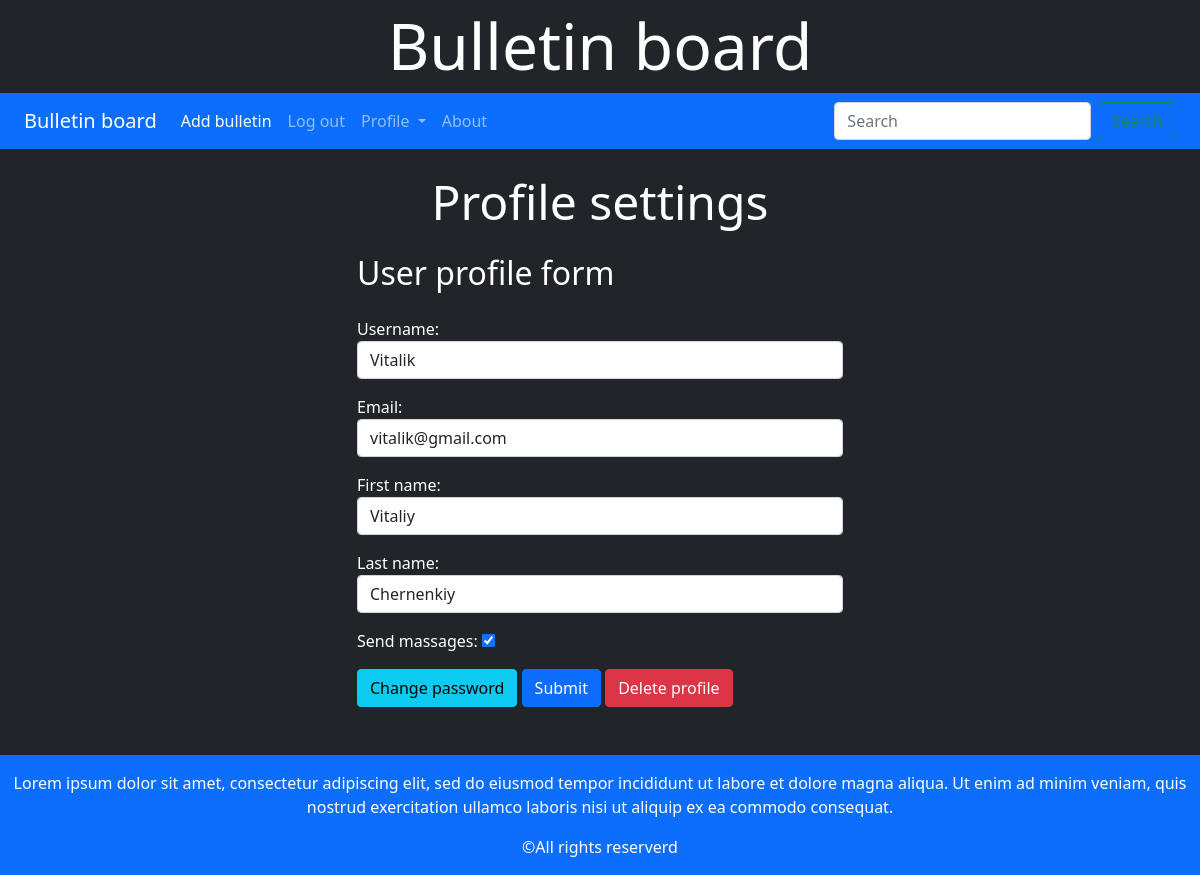
Screenshot of /accounts/profile/change/ (signed in) with the database file from the repository.
### main/models.py (models this page shows, shortened)
class AdvUser(AbstractUser):
    is_activated = models.BooleanField(default=True, db_index=True)
    send_massages = models.BooleanField(default=True)
    class Meta(AbstractUser.Meta):
        pass

### main/views.py (the view)
# urls.py: path('accounts/profile/change/', ChangeUserProfileView.as_view(), name='profile_change'),
class ChangeUserProfileView(SuccessMessageMixin, LoginRequiredMixin, UpdateView):
    model = AdvUser
    template_name = 'change_user_profile.html'
    form_class = ChangeUserProfileForm
    success_url = reverse_lazy('profile')
    success_message = 'Your profile was changed'
    def dispatch(self, request, *args, **kwargs):
        self.user_id = request.user.pk
        return super().dispatch(request, *args, **kwargs)
    def get_object(self, queryset=None):
        if not queryset:
            queryset = self.get_queryset()
        return get_object_or_404(queryset, pk=self.user_id)

### main/forms.py
class ChangeUserProfileForm(forms.ModelForm):
    username = forms.CharField(widget=forms.TextInput(attrs={'class': 'form-control'}), label='Username')
    email = forms.EmailField(widget=forms.EmailInput(attrs={'class': 'form-control'}), label='Email')
    first_name = forms.CharField(widget=forms.TextInput(attrs={'class': 'form-control'}), label='First name')
    last_name = forms.CharField(widget=forms.TextInput(attrs={'class': 'form-control'}), label='Last name')
    class Meta:
        model = AdvUser
        fields = ('username', 'email', 'first_name', 'last_name', 'send_massages')

### main/templates/change_user_profile.html (shortened to what this page needs)
{% extends "layout/base.html" %}
{% block headline %}Profile settings{% endblock %}
{% block content %}
<div class="row my-4">
    <div class="col-md-6 mx-auto">
        <h2 class="mb-4">User profile form</h2>
        <form method="POST" action="">{% csrf_token %}
            <div class="form-group">
                {{form.as_p}}
            </div>
            <a type="button" class="btn btn-info" href="{% url 'password_change' %}">Change password</a>
            <button class="btn btn-primary" type="submit" value="submit">Submit</button>
            <a type="button" class="btn btn-danger" href="{% url 'profile_delete' %}">Delete profile</a>
        </form>
    </div>
</div>
{% endblock %}

### rows the page displays
AdvUser: username "Vitalik", email "vitalik@gmail.com", first_name "Vitaliy", last_name "Chernenkiy", send_massages "☑"
